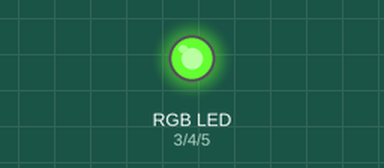
Bench run of a sketch on a simulated Arduino Uno, built with avr-gcc and run on an emulated ATmega328P. On the bench: an RGB LED mixed from three pins (HIGH = lit).

Above: at 0.1 s.
Timing chart, 0 to 1.6 s (numbered marks = the images above):
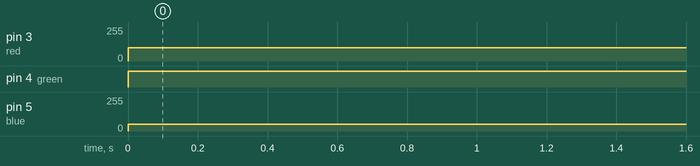

Measured:
- by itself, pin 3 (red): 0/255 → 100/255 at 0.00 s
- by itself, pin 4 (green): LOW → HIGH at 0.00 s
- by itself, pin 5 (blue): 0/255 → 50/255 at 0.00 s

The sketch:

10.ColorPicker.ino
```cpp
//Goal: make a color with the RGB

//Main theme: Analog Ouput
void setup() {

  //configure d pin 3,4,5 as a OUTPUT


  pinMode(3, OUTPUT);//red
  pinMode(4, OUTPUT);//green
  pinMode(5, OUTPUT);//blue

}


void loop() {


//go on google doc or anything to to find the rgb color you want

    analogWrite(3,100);//input the number that between 0-255 for red
    analogWrite(4,200);//input the number that between 0-255 for green
    analogWrite(5,50);//input the number that between 0-255 for blue
} 
```
